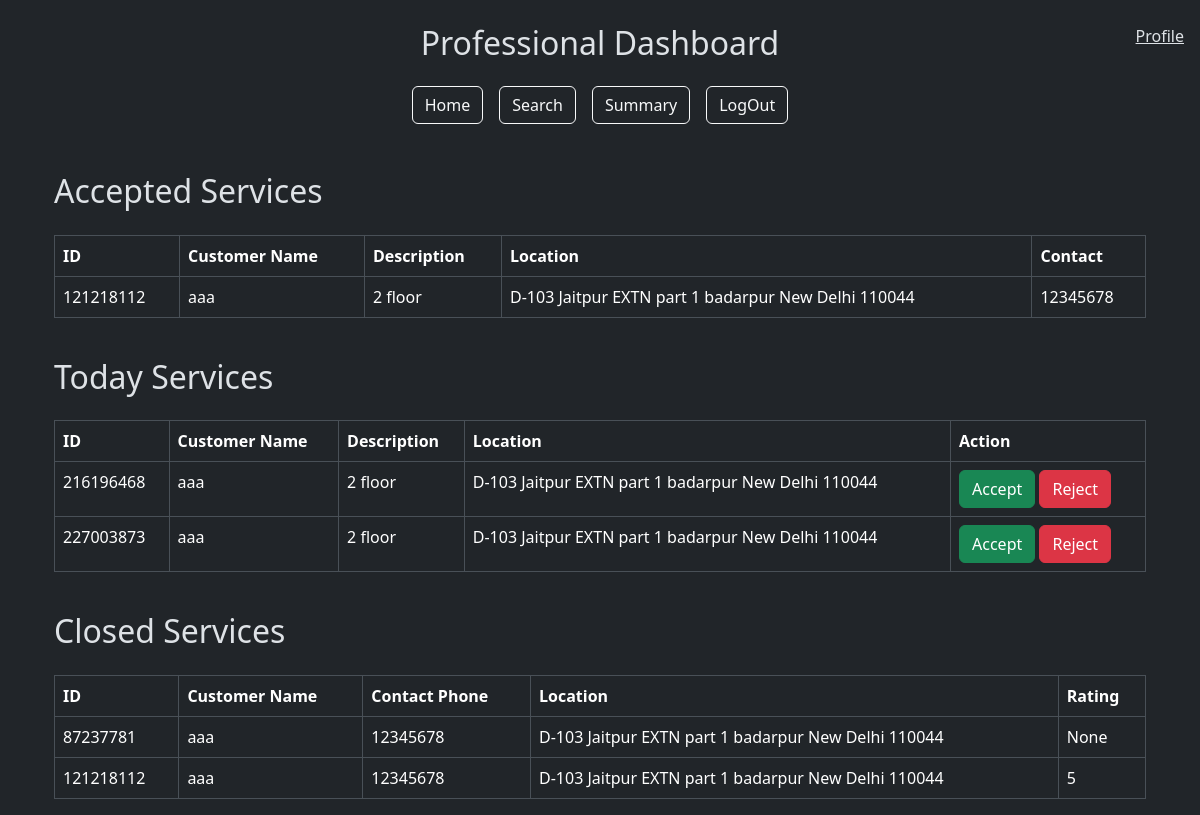
/professional_dashboard (signed in), run on an earlier commit of the app's database.
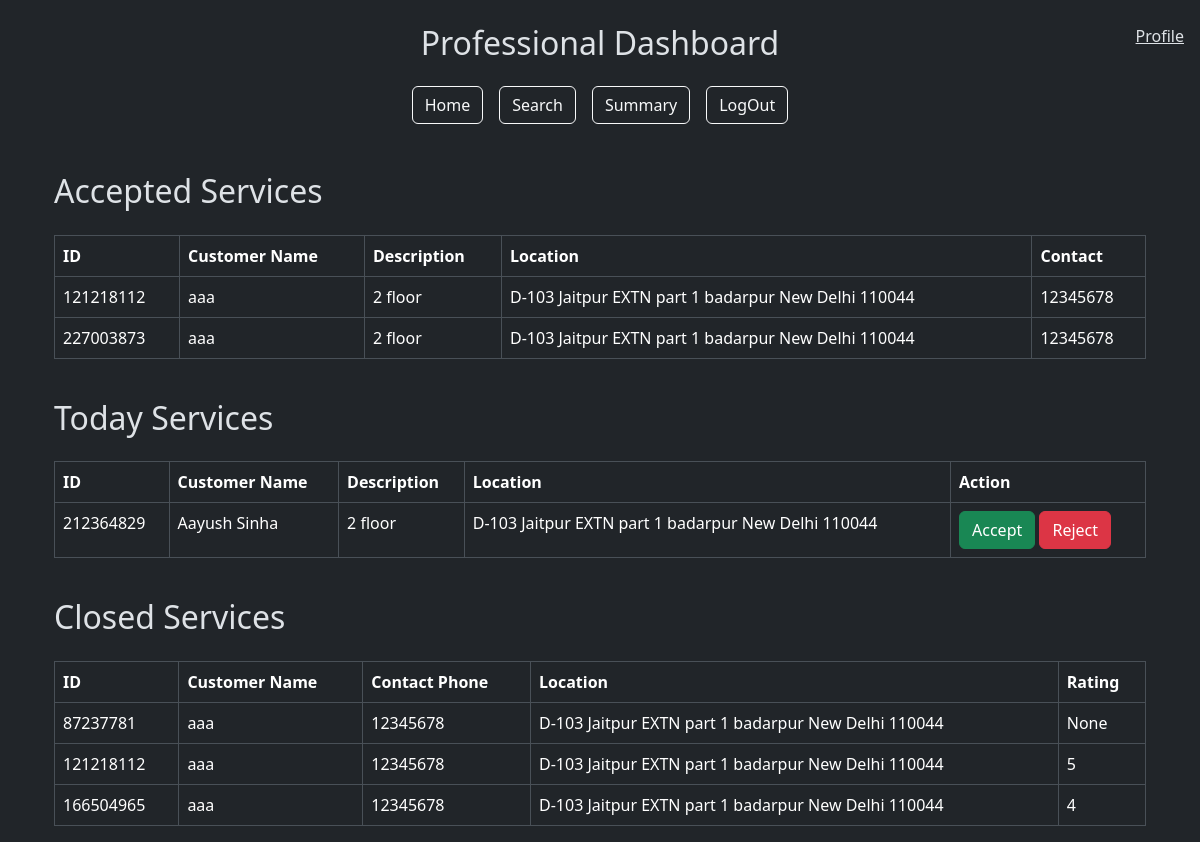
And on a later commit of the database.
### models.py (models this page shows)
class ServiceRequest(db.Model):
    __tablename__ = 'service_request'
    id = db.Column(db.Integer, primary_key=True)
    customer_id = db.Column(db.Integer, db.ForeignKey('customer.id'), nullable=False)  # Reference to Customer
    professional_id = db.Column(db.Integer, db.ForeignKey('professional.id'), nullable=True)  # Reference to Professional
    service_id = db.Column(db.Integer, db.ForeignKey('service.id'), nullable=False)
    date_of_request = db.Column(db.DateTime, default=datetime.utcnow, nullable=False)
    date_of_completion = db.Column(db.DateTime, nullable=True)
    status = db.Column(db.String(20), default='requested', nullable=False)
    rating = db.Column(db.Integer, nullable=True)
    remarks = db.Column(db.Text, nullable=True)
    rejected_by = db.Column(MutableList.as_mutable(JSON), default=[])
    customer = db.relationship('Customer', back_populates='service_requests')
    service = db.relationship('Service', back_populates='service_requests')
    professional = db.relationship('Professional', back_populates='service_requests')
    review = db.relationship('Review', back_populates='service_request', lazy=True)

class User(db.Model):
    __tablename__ = "user"
    id = db.Column(db.Integer, primary_key=True)
    username = db.Column(db.String(80), unique=True, nullable=False)
    passhash = db.Column(db.String(80), nullable=False)
    name = db.Column(db.String(80), nullable=False)
    role = db.Column(db.String(20), nullable=False)
    professional = db.relationship('Professional', backref='user', lazy=True)
    customer = db.relationship('Customer', backref='user', lazy=True)

class Service(db.Model):
    __tablename__ = 'service'
    id = db.Column(db.Integer, primary_key=True)
    service_name = db.Column(db.String(80), unique=False, nullable=False)
    description = db.Column(db.Text, nullable=False)
    price = db.Column(db.Float, nullable=False)
    time_required = db.Column(db.Integer, nullable=False)
    service_requests = db.relationship('ServiceRequest', back_populates='service', lazy=True)

class Customer(db.Model):
    __tablename__ = 'customer'
    id = db.Column(db.Integer, db.ForeignKey('user.id'), primary_key=True)
    address = db.Column(db.Text, nullable=False)
    pincode = db.Column(db.String(6), nullable=False)
    contact = db.Column(db.String(10), nullable=False)
    service_requests = db.relationship('ServiceRequest', back_populates='customer', lazy=True)

### app.py (the view)
@app.route('/professional_dashboard')
def professional_dashboard():
    user_id = session['user_id']
    professional = Professional.query.get(user_id)
    user = User.query.get(user_id)
    service = Service.query.all()
    accepted_services = ServiceRequest.query.filter_by(professional_id=user_id).all()
    today_services = (
    db.session.query(ServiceRequest)
    .join(Service)
    .filter(Service.service_name == professional.service_name)
    .filter(ServiceRequest.status == 'requested')
    .filter(ServiceRequest.rejected_by == [])
    .all()
)
    closed_services = (
    db.session.query(ServiceRequest)
    .join(Service)
    .filter(Service.service_name == professional.service_name)
    .filter(ServiceRequest.status == 'closed')
    .all()
)
    print(today_services, 'today_services')
    print(professional.address,service)
    return render_template('professional_dashboard.html',accepted_services=accepted_services,today_services=today_services, closed_services=closed_services,professional=professional, service=service,user=user)

### templates/professional_dashboard.html (shortened to what this page needs)
{% extends "layout.html" %}  {% block content %}
<div class="container mt-5">
  <span class="navbar-text position-fixed top-0 end-0 m-3">
    <a href="">Profile</a>
  </span>
  <h2 class="mt-4">Accepted Services</h2>
  <div class="table-responsive">
    <table class="table table-bordered mt-3">
      <thead>
        <tr>
          <th>ID</th>
          <th>Customer Name</th>
          <th>Description</th>
          <th>Location</th>
          <th>Contact</th>
        </tr>
      </thead>
      <tbody>
        {% for service_request in accepted_services %}
        <tr>
          <td>{{ service_request.id }}</td>
          <td>{{ service_request.customer.user.name }}</td>
          <td>{{ service_request.service.description }}</td>
          <td>{{ service_request.customer.address }}</td>
          <td>{{ service_request.customer.contact}}</td>
        </tr>
        {% endfor %}
      </tbody>
    </table>
  </div>
  <h2 class="mt-4">Today Services</h2>
  <div class="table-responsive">
    <table class="table table-bordered mt-3">
      <thead>
        <tr>
          <th>ID</th>
          <th>Customer Name</th>
          <th>Description</th>
          <th>Location</th>
          <th>Action</th>
        </tr>
      </thead>
      <tbody>
        {% for service_request in today_services %}
        <tr>
          <td>{{ service_request.id }}</td>
          <td>{{ service_request.customer.user.name }}</td>
          <td>{{ service_request.service.description }}</td>
          <td>{{ service_request.customer.address }}</td>
          <td>
            <a
              href="{{ url_for('accept_service', service_id=service_request.id) }}"
              class="btn btn-success"
              >Accept</a
            >
            <a
              href="{{ url_for('reject_service', service_id=service_request.id) }}"
              class="btn btn-danger"
              >Reject</a
            >
          </td>
        </tr>
        {% endfor %}
      </tbody>
    </table>
  </div>
  <h2 class="mt-4">Closed Services</h2>
  <div class="table-responsive">
    <table class="table table-bordered mt-3">
      <thead>
        <tr>
          <th>ID</th>
          <th>Customer Name</th>
          <th>Contact Phone</th>
          <th>Location</th>
          <th>Rating</th>
        </tr>
      </thead>
      <tbody>
        {% for service_request in closed_services %}
        <tr>
          <td>{{ service_request.id }}</td>
          <td>{{ service_request.customer.user.name }}</td>
          <td>{{ service_request.customer.contact }}</td>
          <td>{{ service_request.customer.address }}</td>
          <td>{{ service_request.rating }}</td>
        </tr>
        {% endfor %}
      </tbody>
    </table>
  </div>
</div>
{% endblock %}

What changed in the data, as far as the page shows it:
no longer on this page (row edited): ServiceRequest: id "216196468", customer.user.name "aaa", service.description "2 floor", customer.address "D-103 Jaitpur EXTN part 1 badarpur New Delhi 110044", shown under "Today Services"
changed ServiceRequest id 227003873: moves from the list under "Today Services" to the list under "Accepted Services"
added ServiceRequest: id "212364829", customer.user.name "Aayush Sinha", service.description "2 floor", customer.address "D-103 Jaitpur EXTN part 1 badarpur New Delhi 110044", shown under "Today Services"
now on this page (row edited): ServiceRequest: id "166504965", customer.user.name "aaa", customer.contact "12345678", customer.address "D-103 Jaitpur EXTN part 1 badarpur New Delhi 110044", rating "4", shown under "Closed Services"
